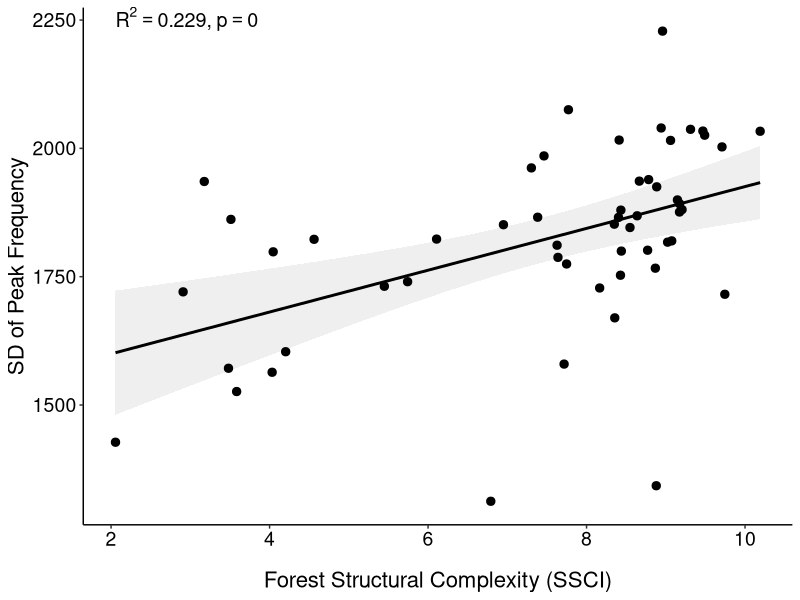

Reproduce this figure in R. (Note: this script raises an error after producing the figure.)
rm(list=ls(all=TRUE))
Sys.setenv(LANG = "en")

library(ggplot2)
library(dplyr)

## ============================================================================================================ ##
## Plot the results of testing the Acoustic Adaptation Hypothesis (AAH) 


#--------------
## Load data ##
#--------------

dat <- read.csv2("Data/Testing_AAH/mean_peak_frequency_per_plot_tls.csv")


#--------------
## Preprocess data ##
#--------------

# Perform Linear Regression (lm) on Acoustic Diversity (SD Peak Freq) 
# against SSCI, using only the non-Old-growth plots.
model_sd_ssci <- lm (sd_freq_UNWEIGHTED ~ ssci, data = dat)
summary_sd_ssci <- summary(model_sd_ssci)

# Perform Linear Regression (lm) on Mean Peak Frequency 
# against SSCI, using only the non-Old-growth plots.
model_mean_ssci <- lm (mean_freq_UNWEIGHTED ~ ssci, data = dat)
summary_mean_ssci <- summary(model_mean_ssci)



#--------------
## Plot data ##
#--------------

r_sq_sd <- round(summary_sd_ssci$r.squared, 3)
p_val_sd <- round(summary_sd_ssci$coefficients["ssci", "Pr(>|t|)"], 3)

plot_sd_ssci <- ggplot(dat, aes(x = ssci, y = sd_freq_UNWEIGHTED)) +
  geom_smooth(method = "lm", se = TRUE,
              color = "black", linewidth = 1,
              fill = "grey70", alpha = 0.2) +
  geom_point(color = "black", size = 2.5, alpha = 1) +
  labs(
    x = "Forest Structural Complexity (SSCI)",
    y = "SD of Peak Frequency"
  ) +
  theme_classic() +
  theme(
    axis.title = element_text(size = 16),
    axis.text = element_text(size = 14, color = "black"),
    axis.title.x = element_text(margin = margin(t = 15)),
    legend.position = "none"
  ) +
  annotate(
    "text",
    x = min(dat$ssci, na.rm = TRUE),
    y = max(dat$sd_freq_UNWEIGHTED, na.rm = TRUE),
    label = paste0("R^2 == ", r_sq_sd, " * ',' ~ p == ", p_val_sd),
    parse = TRUE,
    hjust = 0,
    vjust = 0,
    size = 5,
    fontface = "italic"
  )

print(plot_sd_ssci)

ggsave(
  "Plots/Testing_AAH/sd_peak_frequency_vs_ssci.png",
  plot = plot_sd_ssci,
  width = 10,
  height = 6,
  dpi = 300
)


#--------------------------

r_sq_mean <- round(summary_mean_ssci$r.squared, 3)
p_val_mean <- signif(summary_mean_ssci$coefficients["ssci", "Pr(>|t|)"], 3)


plot_mean_ssci <- ggplot(dat, aes(x = ssci, y = mean_freq_UNWEIGHTED)) +
  geom_smooth(method = "lm", se = TRUE,
              color = "black", linewidth = 1, linetype="dashed",
              fill = "grey70", alpha = 0.2) +
  geom_point(color = "black", size = 2.5, alpha = 1) +
  labs(
    x = "Forest Structural Complexity (SSCI)",
    y = "Mean Peak Frequency"
  ) +
  theme_classic() +
  theme(
    axis.title = element_text(size = 16),
    axis.text = element_text(size = 14, color = "black"),
    axis.title.x = element_text(margin = margin(t = 15)),
    legend.position = "none"
  ) +
  annotate(
    "text",
    x = min(dat$ssci, na.rm = TRUE),
    y = max(dat$mean_freq_UNWEIGHTED, na.rm = TRUE),
    label = paste0("R^2 == ", r_sq_mean, " * ',' ~ p == ", p_val_mean),
    parse = TRUE,
    hjust = 0,
    vjust = 0,
    size = 5,
    fontface = "italic"
  )

print(plot_mean_ssci)

ggsave(
  "Plots/Testing_AAH/mean_peak_frequency_vs_ssci.png",
  plot = plot_mean_ssci,
  width = 10,
  height = 6,
  dpi = 300
)
